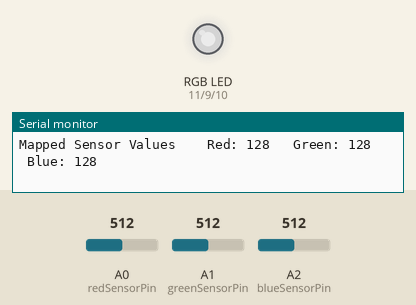
Recording of a sketch running on a simulated Arduino Uno, built with avr-gcc and run on an emulated ATmega328P. Parts: an RGB LED mixed from three pins (HIGH = lit), the last lines printed to the serial monitor. Inputs (shaded band) come from the test bench; at power-on: A0 (redSensorPin) = 512, A1 (greenSensorPin) = 512, A2 (blueSensorPin) = 512. Dim RGB values are drawn brighter than linear.

Above: at 1.2 s.
1.3 s: A0 (redSensorPin) set to 415
At 1.8 s:
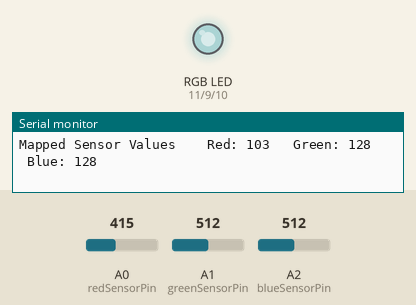
4.3 s: A0 (redSensorPin) set to 386
At 5.1 s:
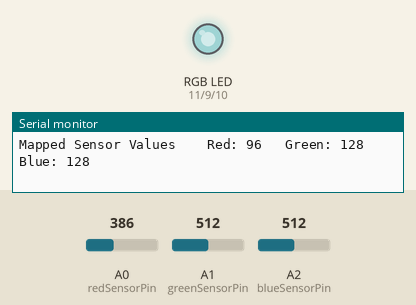
7.3 s: A1 (greenSensorPin) set to 411
At 8.6 s:
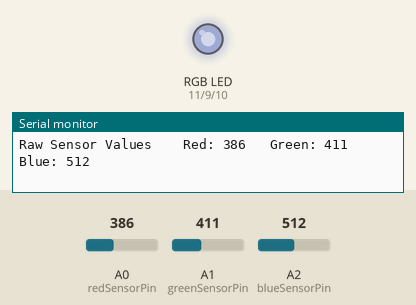
10.3 s: A1 (greenSensorPin) set to 388
At 11.5 s:
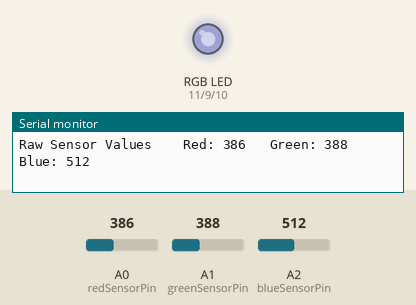
13.3 s: A2 (blueSensorPin) set to 414
At 13.9 s:
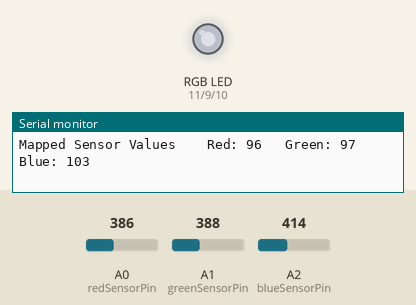
16.3 s: A2 (blueSensorPin) set to 384
At 17.5 s:
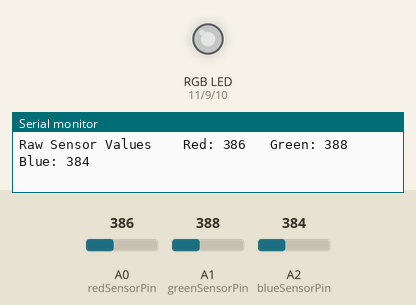
Timing chart, 0 to 19.3 s (numbered marks = the images above; inputs shaded):
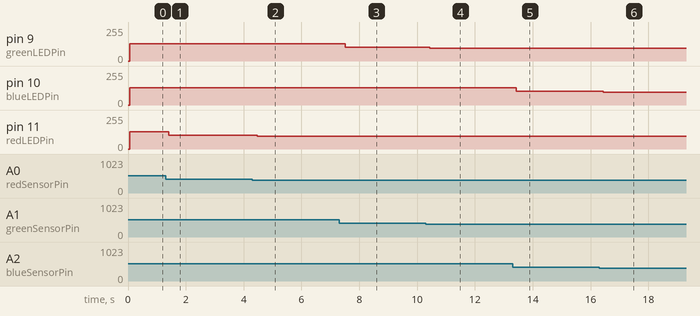

Measured:
- after the input at 1.3 s, pin 11 (redLEDPin): 128/255 → 103/255 after 0.12 s
- after the input at 4.3 s, pin 11 (redLEDPin): 103/255 → 96/255 after 0.18 s
- after the input at 7.3 s, pin 9 (greenLEDPin): 128/255 → 102/255 after 0.21 s
- after the input at 10.3 s, pin 9 (greenLEDPin): 102/255 → 97/255 after 0.13 s
- after the input at 13.3 s, pin 10 (blueLEDPin): 128/255 → 103/255 after 0.13 s
- after the input at 16.3 s, pin 10 (blueLEDPin): 103/255 → 96/255 after 0.14 s

The sketch:

Color-Mixing-Lamp.ino
```cpp
//input: phototransistors
const int redSensorPin = A0;
const int greenSensorPin = A1;
const int blueSensorPin = A2;

//output: RGB LED
const int redLEDPin = 11;
const int greenLEDPin = 9;
const int blueLEDPin = 10;

//input values
int redSensorValue = 0;
int greenSensorValue = 0;
int blueSensorValue = 0;

//output values
int redValue = 0;
int greenValue = 0;
int blueValue = 0;

void setup() {
  //serial (monitor)
  Serial.begin(9600);

  //led pins are outputs
  pinMode(redLEDPin, OUTPUT);
  pinMode(greenLEDPin, OUTPUT);
  pinMode(blueLEDPin, OUTPUT);
}

void loop() {
  //read phototransistors
  redSensorValue = analogRead(redSensorPin);
  delay(5);
  greenSensorValue = analogRead(greenSensorPin);
  delay(5);
  blueSensorValue = analogRead(blueSensorPin);

  Serial.print("Raw Sensor Values \t Red: ");
  Serial.print(redSensorValue);
  Serial.print("\t Green: ");
  Serial.print(greenSensorValue);
  Serial.print("\t Blue: ");
  Serial.println(blueSensorValue);

  //0-1023 -> 0-255
  redValue = redSensorValue/4;
  greenValue = greenSensorValue/4;
  blueValue = blueSensorValue/4;

  Serial.print("Mapped Sensor Values \t Red: ");
  Serial.print(redValue);
  Serial.print("\t Green: ");
  Serial.print(greenValue);
  Serial.print("\t Blue: ");
  Serial.println(blueValue);

  //change RGB LED color
  analogWrite(redLEDPin, redValue);
  analogWrite(greenLEDPin, greenValue);
  analogWrite(blueLEDPin, blueValue);
}
```
